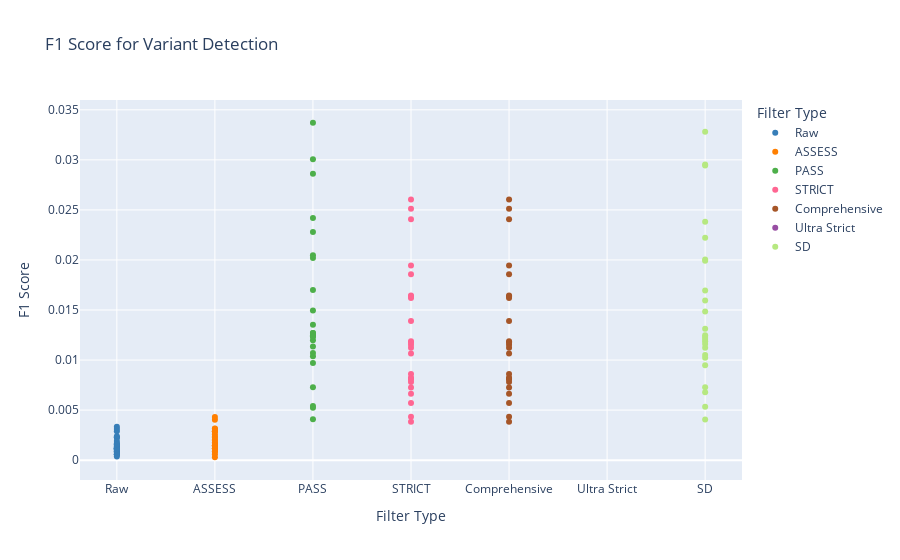
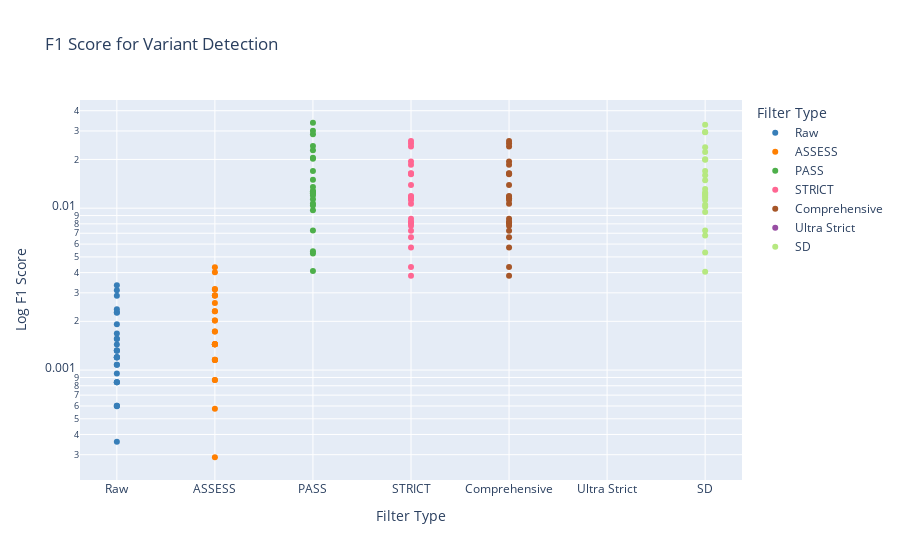

Notebook cell for these charts, in order:
### Code cell
# Plot Settings

#Plot settings - order and color palette
column_order = ['Raw', 'ASSESS', 'PASS', 'STRICT', 'Comprehensive', 'Ultra Strict']
CB_color_cycle = ['#377eb8', '#ff7f00', '#4daf4a',
                  '#f781bf', '#a65628', '#984ea3',
                  '#999999', '#e41a1c', '#dede00']
colours = {
    'Raw': CB_color_cycle[0],
    'ASSESS': CB_color_cycle[1],
    'PASS': CB_color_cycle[2],
    'Strict': CB_color_cycle[3],
    'Comprehensive': CB_color_cycle[4],
    'Ultra Strict': CB_color_cycle[5]
}

# Plotting F1 metrics
fig = px.scatter(df_multi, x='Filter_Type', y='F1_Score', title='F1 Score for Variant Detection',
             labels={'F1_Score': 'F1 Score', 'Filter_Type': 'Filter Type'},
             category_orders={'Filter_Type': column_order},
             color='Filter_Type', color_discrete_map=colours)

fig.show()
fig.write_image("F1_Score.png", format="png")
# Set y-axis to log scale
fig.update_layout(yaxis_type="log", yaxis_title='Log F1 Score')

fig.show()
fig.write_image("F1_Score_log_scale.png", format="png")

### Figure 1 — Plotly figure (JSON) as saved in the notebook; plotly's stock layout.template omitted (floating-point values rounded to 4 significant figures)
{"data": [{"hovertemplate": "Filter Type=%{x}<br>F1 Score=%{y}<extra></extra>", "legendgroup": "Raw", "marker": {"color": "#377eb8", "symbol": "circle"}, "mode": "markers", "name": "Raw", "orientation": "v", "showlegend": true, "type": "scatter", "x": ["Raw", "Raw", "Raw", "Raw", "Raw", "Raw", "Raw", "Raw", "Raw", "Raw", "Raw", "Raw", "Raw", "Raw", "Raw", "Raw", "Raw", "Raw", "Raw", "Raw", "Raw", "Raw", "Raw", "Raw", "Raw", "Raw", "Raw", "Raw"], "xaxis": "x", "y": [0.0003607, 0.001079, 0.001436, 0.001319, 0.0009511, 0.0008413, 0.001316, 0.0005984, 0.000601, 0.001198, 0.002261, 0.002272, 0.003341, 0.001199, 0.003112, 0.0008401, 0.001199, 0.0008409, 0.001196, 0.002881, 0.002376, 0.001556, 0.0006009, 0.00132, 0.001079, 0.00168, 0.001921, 0.00156], "yaxis": "y"}, {"hovertemplate": "Filter Type=%{x}<br>F1 Score=%{y}<extra></extra>", "legendgroup": "ASSESS", "marker": {"color": "#ff7f00", "symbol": "circle"}, "mode": "markers", "name": "ASSESS", "orientation": "v", "showlegend": true, "type": "scatter", "x": ["ASSESS", "ASSESS", "ASSESS", "ASSESS", "ASSESS", "ASSESS", "ASSESS", "ASSESS", "ASSESS", "ASSESS", "ASSESS", "ASSESS", "ASSESS", "ASSESS", "ASSESS", "ASSESS", "ASSESS", "ASSESS", "ASSESS", "ASSESS", "ASSESS", "ASSESS", "ASSESS", "ASSESS", "ASSESS", "ASSESS", "ASSESS", "ASSESS"], "xaxis": "x", "y": [0.0002894, 0.001445, 0.002021, 0.001733, 0.001156, 0.0008676, 0.001733, 0.0005775, 0.001157, 0.002309, 0.002886, 0.002596, 0.004027, 0.002022, 0.004317, 0.001445, 0.001155, 0.001446, 0.001444, 0.003144, 0.003172, 0.001444, 0.0008678, 0.001155, 0.001444, 0.002311, 0.002888, 0.002889], "yaxis": "y"}, {"hovertemplate": "Filter Type=%{x}<br>F1 Score=%{y}<extra></extra>", "legendgroup": "PASS", "marker": {"color": "#4daf4a", "symbol": "circle"}, "mode": "markers", "name": "PASS", "orientation": "v", "showlegend": true, "type": "scatter", "x": ["PASS", "PASS", "PASS", "PASS", "PASS", "PASS", "PASS", "PASS", "PASS", "PASS", "PASS", "PASS", "PASS", "PASS", "PASS", "PASS", "PASS", "PASS", "PASS", "PASS", "PASS", "PASS", "PASS", "PASS", "PASS", "PASS", "PASS", "PASS"], "xaxis": "x", "y": [null, 0.01134, 0.009709, 0.0127, 0.0107, null, 0.01237, 0.00524, null, 0.01248, 0.02419, 0.02279, 0.03371, 0.0127, 0.02861, 0.005415, 0.01198, 0.00409, 0.01233, 0.03006, 0.02019, 0.02047, null, 0.01352, 0.01039, 0.01496, 0.017, 0.007273], "yaxis": "y"}, {"hovertemplate": "Filter Type=%{x}<br>F1 Score=%{y}<extra></extra>", "legendgroup": "STRICT", "marker": {"color": "#FF6692", "symbol": "circle"}, "mode": "markers", "name": "STRICT", "orientation": "v", "showlegend": true, "type": "scatter", "x": ["STRICT", "STRICT", "STRICT", "STRICT", "STRICT", "STRICT", "STRICT", "STRICT", "STRICT", "STRICT", "STRICT", "STRICT", "STRICT", "STRICT", "STRICT", "STRICT", "STRICT", "STRICT", "STRICT", "STRICT", "STRICT", "STRICT", "STRICT", "STRICT", "STRICT", "STRICT", "STRICT", "STRICT"], "xaxis": "x", "y": [null, 0.008239, 0.008602, 0.01188, 0.008114, null, 0.007797, 0.005709, null, 0.01152, 0.01943, 0.01621, 0.02512, 0.01175, 0.02408, 0.003831, 0.01066, 0.004329, 0.006623, 0.02604, 0.0139, 0.01644, null, 0.007266, 0.01123, 0.01635, 0.01858, 0.00813], "yaxis": "y"}, {"hovertemplate": "Filter Type=%{x}<br>F1 Score=%{y}<extra></extra>", "legendgroup": "Comprehensive", "marker": {"color": "#a65628", "symbol": "circle"}, "mode": "markers", "name": "Comprehensive", "orientation": "v", "showlegend": true, "type": "scatter", "x": ["Comprehensive", "Comprehensive", "Comprehensive", "Comprehensive", "Comprehensive", "Comprehensive", "Comprehensive", "Comprehensive", "Comprehensive", "Comprehensive", "Comprehensive", "Comprehensive", "Comprehensive", "Comprehensive", "Comprehensive", "Comprehensive", "Comprehensive", "Comprehensive", "Comprehensive", "Comprehensive", "Comprehensive", "Comprehensive", "Comprehensive", "Comprehensive", "Comprehensive", "Comprehensive", "Comprehensive", "Comprehensive"], "xaxis": "x", "y": [null, 0.008239, 0.008602, 0.01188, 0.008114, null, 0.007797, 0.005709, null, 0.01152, 0.01943, 0.01621, 0.02512, 0.01175, 0.02408, 0.003831, 0.01066, 0.004329, 0.006623, 0.02604, 0.0139, 0.01644, null, 0.007266, 0.01123, 0.01635, 0.01858, 0.00813], "yaxis": "y"}, {"hovertemplate": "Filter Type=%{x}<br>F1 Score=%{y}<extra></extra>", "legendgroup": "Ultra Strict", "marker": {"color": "#984ea3", "symbol": "circle"}, "mode": "markers", "name": "Ultra Strict", "orientation": "v", "showlegend": true, "type": "scatter", "x": ["Ultra Strict", "Ultra Strict", "Ultra Strict", "Ultra Strict", "Ultra Strict", "Ultra Strict", "Ultra Strict", "Ultra Strict", "Ultra Strict", "Ultra Strict", "Ultra Strict", "Ultra Strict", "Ultra Strict", "Ultra Strict", "Ultra Strict", "Ultra Strict", "Ultra Strict", "Ultra Strict", "Ultra Strict", "Ultra Strict", "Ultra Strict", "Ultra Strict", "Ultra Strict", "Ultra Strict", "Ultra Strict", "Ultra Strict", "Ultra Strict", "Ultra Strict"], "xaxis": "x", "y": [null, null, null, null, null, null, null, null, null, null, null, null, null, null, null, null, null, null, null, null, null, null, null, null, null, null, null, null], "yaxis": "y"}, {"hovertemplate": "Filter Type=%{x}<br>F1 Score=%{y}<extra></extra>", "legendgroup": "SD", "marker": {"color": "#B6E880", "symbol": "circle"}, "mode": "markers", "name": "SD", "orientation": "v", "showlegend": true, "type": "scatter", "x": ["SD", "SD", "SD", "SD", "SD", "SD", "SD", "SD", "SD", "SD", "SD", "SD", "SD", "SD", "SD", "SD", "SD", "SD", "SD", "SD", "SD", "SD", "SD", "SD", "SD", "SD", "SD", "SD"], "xaxis": "x", "y": [null, 0.01123, 0.00947, 0.01596, 0.01052, null, 0.01187, 0.006774, null, 0.0121, 0.02383, 0.02222, 0.03281, 0.01249, 0.02943, 0.005324, 0.01161, 0.004053, 0.01231, 0.02953, 0.01992, 0.02005, null, 0.01314, 0.01022, 0.01485, 0.01695, 0.007273], "yaxis": "y"}], "layout": {"legend": {"title": {"text": "Filter Type"}, "tracegroupgap": 0}, "title": {"text": "F1 Score for Variant Detection"}, "xaxis": {"anchor": "y", "categoryarray": ["Raw", "ASSESS", "PASS", "STRICT", "Comprehensive", "Ultra Strict", "SD"], "categoryorder": "array", "domain": [0, 1], "title": {"text": "Filter Type"}}, "yaxis": {"anchor": "x", "domain": [0, 1], "title": {"text": "F1 Score"}}}}

### Figure 2 — Plotly figure (JSON) as saved in the notebook; plotly's stock layout.template omitted (floating-point values rounded to 4 significant figures)
{"data": [{"hovertemplate": "Filter Type=%{x}<br>F1 Score=%{y}<extra></extra>", "legendgroup": "Raw", "marker": {"color": "#377eb8", "symbol": "circle"}, "mode": "markers", "name": "Raw", "orientation": "v", "showlegend": true, "type": "scatter", "x": ["Raw", "Raw", "Raw", "Raw", "Raw", "Raw", "Raw", "Raw", "Raw", "Raw", "Raw", "Raw", "Raw", "Raw", "Raw", "Raw", "Raw", "Raw", "Raw", "Raw", "Raw", "Raw", "Raw", "Raw", "Raw", "Raw", "Raw", "Raw"], "xaxis": "x", "y": [0.0003607, 0.001079, 0.001436, 0.001319, 0.0009511, 0.0008413, 0.001316, 0.0005984, 0.000601, 0.001198, 0.002261, 0.002272, 0.003341, 0.001199, 0.003112, 0.0008401, 0.001199, 0.0008409, 0.001196, 0.002881, 0.002376, 0.001556, 0.0006009, 0.00132, 0.001079, 0.00168, 0.001921, 0.00156], "yaxis": "y"}, {"hovertemplate": "Filter Type=%{x}<br>F1 Score=%{y}<extra></extra>", "legendgroup": "ASSESS", "marker": {"color": "#ff7f00", "symbol": "circle"}, "mode": "markers", "name": "ASSESS", "orientation": "v", "showlegend": true, "type": "scatter", "x": ["ASSESS", "ASSESS", "ASSESS", "ASSESS", "ASSESS", "ASSESS", "ASSESS", "ASSESS", "ASSESS", "ASSESS", "ASSESS", "ASSESS", "ASSESS", "ASSESS", "ASSESS", "ASSESS", "ASSESS", "ASSESS", "ASSESS", "ASSESS", "ASSESS", "ASSESS", "ASSESS", "ASSESS", "ASSESS", "ASSESS", "ASSESS", "ASSESS"], "xaxis": "x", "y": [0.0002894, 0.001445, 0.002021, 0.001733, 0.001156, 0.0008676, 0.001733, 0.0005775, 0.001157, 0.002309, 0.002886, 0.002596, 0.004027, 0.002022, 0.004317, 0.001445, 0.001155, 0.001446, 0.001444, 0.003144, 0.003172, 0.001444, 0.0008678, 0.001155, 0.001444, 0.002311, 0.002888, 0.002889], "yaxis": "y"}, {"hovertemplate": "Filter Type=%{x}<br>F1 Score=%{y}<extra></extra>", "legendgroup": "PASS", "marker": {"color": "#4daf4a", "symbol": "circle"}, "mode": "markers", "name": "PASS", "orientation": "v", "showlegend": true, "type": "scatter", "x": ["PASS", "PASS", "PASS", "PASS", "PASS", "PASS", "PASS", "PASS", "PASS", "PASS", "PASS", "PASS", "PASS", "PASS", "PASS", "PASS", "PASS", "PASS", "PASS", "PASS", "PASS", "PASS", "PASS", "PASS", "PASS", "PASS", "PASS", "PASS"], "xaxis": "x", "y": [null, 0.01134, 0.009709, 0.0127, 0.0107, null, 0.01237, 0.00524, null, 0.01248, 0.02419, 0.02279, 0.03371, 0.0127, 0.02861, 0.005415, 0.01198, 0.00409, 0.01233, 0.03006, 0.02019, 0.02047, null, 0.01352, 0.01039, 0.01496, 0.017, 0.007273], "yaxis": "y"}, {"hovertemplate": "Filter Type=%{x}<br>F1 Score=%{y}<extra></extra>", "legendgroup": "STRICT", "marker": {"color": "#FF6692", "symbol": "circle"}, "mode": "markers", "name": "STRICT", "orientation": "v", "showlegend": true, "type": "scatter", "x": ["STRICT", "STRICT", "STRICT", "STRICT", "STRICT", "STRICT", "STRICT", "STRICT", "STRICT", "STRICT", "STRICT", "STRICT", "STRICT", "STRICT", "STRICT", "STRICT", "STRICT", "STRICT", "STRICT", "STRICT", "STRICT", "STRICT", "STRICT", "STRICT", "STRICT", "STRICT", "STRICT", "STRICT"], "xaxis": "x", "y": [null, 0.008239, 0.008602, 0.01188, 0.008114, null, 0.007797, 0.005709, null, 0.01152, 0.01943, 0.01621, 0.02512, 0.01175, 0.02408, 0.003831, 0.01066, 0.004329, 0.006623, 0.02604, 0.0139, 0.01644, null, 0.007266, 0.01123, 0.01635, 0.01858, 0.00813], "yaxis": "y"}, {"hovertemplate": "Filter Type=%{x}<br>F1 Score=%{y}<extra></extra>", "legendgroup": "Comprehensive", "marker": {"color": "#a65628", "symbol": "circle"}, "mode": "markers", "name": "Comprehensive", "orientation": "v", "showlegend": true, "type": "scatter", "x": ["Comprehensive", "Comprehensive", "Comprehensive", "Comprehensive", "Comprehensive", "Comprehensive", "Comprehensive", "Comprehensive", "Comprehensive", "Comprehensive", "Comprehensive", "Comprehensive", "Comprehensive", "Comprehensive", "Comprehensive", "Comprehensive", "Comprehensive", "Comprehensive", "Comprehensive", "Comprehensive", "Comprehensive", "Comprehensive", "Comprehensive", "Comprehensive", "Comprehensive", "Comprehensive", "Comprehensive", "Comprehensive"], "xaxis": "x", "y": [null, 0.008239, 0.008602, 0.01188, 0.008114, null, 0.007797, 0.005709, null, 0.01152, 0.01943, 0.01621, 0.02512, 0.01175, 0.02408, 0.003831, 0.01066, 0.004329, 0.006623, 0.02604, 0.0139, 0.01644, null, 0.007266, 0.01123, 0.01635, 0.01858, 0.00813], "yaxis": "y"}, {"hovertemplate": "Filter Type=%{x}<br>F1 Score=%{y}<extra></extra>", "legendgroup": "Ultra Strict", "marker": {"color": "#984ea3", "symbol": "circle"}, "mode": "markers", "name": "Ultra Strict", "orientation": "v", "showlegend": true, "type": "scatter", "x": ["Ultra Strict", "Ultra Strict", "Ultra Strict", "Ultra Strict", "Ultra Strict", "Ultra Strict", "Ultra Strict", "Ultra Strict", "Ultra Strict", "Ultra Strict", "Ultra Strict", "Ultra Strict", "Ultra Strict", "Ultra Strict", "Ultra Strict", "Ultra Strict", "Ultra Strict", "Ultra Strict", "Ultra Strict", "Ultra Strict", "Ultra Strict", "Ultra Strict", "Ultra Strict", "Ultra Strict", "Ultra Strict", "Ultra Strict", "Ultra Strict", "Ultra Strict"], "xaxis": "x", "y": [null, null, null, null, null, null, null, null, null, null, null, null, null, null, null, null, null, null, null, null, null, null, null, null, null, null, null, null], "yaxis": "y"}, {"hovertemplate": "Filter Type=%{x}<br>F1 Score=%{y}<extra></extra>", "legendgroup": "SD", "marker": {"color": "#B6E880", "symbol": "circle"}, "mode": "markers", "name": "SD", "orientation": "v", "showlegend": true, "type": "scatter", "x": ["SD", "SD", "SD", "SD", "SD", "SD", "SD", "SD", "SD", "SD", "SD", "SD", "SD", "SD", "SD", "SD", "SD", "SD", "SD", "SD", "SD", "SD", "SD", "SD", "SD", "SD", "SD", "SD"], "xaxis": "x", "y": [null, 0.01123, 0.00947, 0.01596, 0.01052, null, 0.01187, 0.006774, null, 0.0121, 0.02383, 0.02222, 0.03281, 0.01249, 0.02943, 0.005324, 0.01161, 0.004053, 0.01231, 0.02953, 0.01992, 0.02005, null, 0.01314, 0.01022, 0.01485, 0.01695, 0.007273], "yaxis": "y"}], "layout": {"legend": {"title": {"text": "Filter Type"}, "tracegroupgap": 0}, "title": {"text": "F1 Score for Variant Detection"}, "xaxis": {"anchor": "y", "categoryarray": ["Raw", "ASSESS", "PASS", "STRICT", "Comprehensive", "Ultra Strict", "SD"], "categoryorder": "array", "domain": [0, 1], "title": {"text": "Filter Type"}}, "yaxis": {"anchor": "x", "domain": [0, 1], "title": {"text": "Log F1 Score"}, "type": "log"}}}
